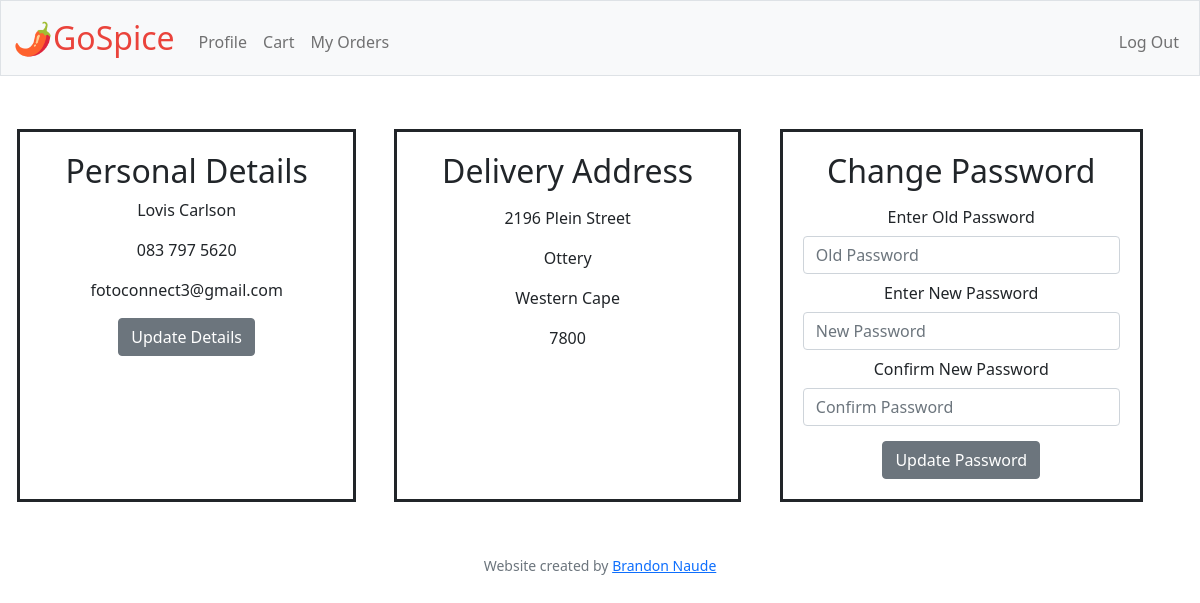
The page /profile (signed in) on the database its author committed.
### tables this page shows
CREATE TABLE 'client_info' ('user_id' INTEGER PRIMARY KEY NOT NULL, 'fullname' TEXT, 'building_no' TEXT, 'street_address' TEXT, 'city' TEXT, 'province' TEXT, 'postal_code' INTEGER, 'phone_number' NUMERIC);

CREATE TABLE users (id INTEGER PRIMARY KEY AUTOINCREMENT NOT NULL, username TEXT NOT NULL, hash TEXT NOT NULL, account_type INTEGER NOT NULL, credit_balance NUMERIC NOT NULL DEFAULT 0.00);

### app.py (the view)
@app.route("/profile", methods=["GET", "POST"])
@login_required
def profile():
    user = session["user_id"]
    user_exists = False
    if request.method == "POST":
        user_password = db.execute("SELECT hash FROM users WHERE id = ?", user)
        old_password = request.form.get("old_password")
        new_password = request.form.get("new_password")
        confirm_new_password = request.form.get("confirm_new_password")
        if not old_password:
            return render_template("apology.html", message="Please enter your old password")
        elif not new_password:
            return render_template("apology.html", message="must provide new password")
        elif not confirm_new_password:
            return render_template("apology.html",message="must provide confirm new password")
        if new_password != confirm_new_password:
            return render_template("apology.html", message="passwords do not match")
        elif not check_password_hash(user_password[0]["hash"], old_password):
            return render_template("apology.html", message="You entered an incorrect old password")
        else:
            db.execute("UPDATE users SET hash = ? WHERE id= ?", generate_password_hash(new_password), user)
        return redirect("/profile")
    else:
        clients_info = db.execute("SELECT * FROM client_info")
        for client in clients_info:
            if user == client["user_id"]:
                user_exists = True
        if user_exists:
            user_id = db.execute("SELECT username FROM users WHERE id=?", user)
            print(user_id)
            user_details = db.execute("SELECT fullname, building_no, street_address, city, province, postal_code, phone_number FROM client_info WHERE user_id=?", user)
            print(user_details)
            fullname = user_details[0]["fullname"]
            building_no = user_details[0]["building_no"]
            street_address = user_details[0]["street_address"]
            city =  user_details[0]["city"]
            province = user_details[0]["province"]
            postal_code = user_details[0]["postal_code"]
            phone_number = user_details[0]["phone_number"]
        else:
            return redirect("/update_profile")
        return render_template("profile.html", username = user_id[0]["username"], fullname=fullname, building_no=building_no, street_address=street_address, city=city, province=province, postal_code=postal_code, phone_number=phone_number)

### helpers.py (called while the page is built)
def login_required(f):
    @wraps(f)
    def decorated_function(*args, **kwargs):
        if session.get("user_id") is None:
            return redirect("/login")
        return f(*args, **kwargs)
    return decorated_function

### templates/profile.html (shortened to what this page needs)
{% extends "layout.html" %}
{% block main %}
    <div class="grid-container-profile">
        <div id="client">
            <h2>Personal Details</h2>
            <p>{{fullname}}</p>
            <p>{{phone_number}}</p>
            <p>{{username}}</p>
            <a href="/update_profile"><button class="btn btn-secondary">Update Details</button></a>
        </div>
        <div id="address">
            <h2>Delivery Address</h2>
            <p>{{street_address}}</p>
            <p>{{city}}</p>
            <p>{{province}}</p>
            <p>{{postal_code}}</p>
        </div>
        <div id="u-password">
            <h2>Change Password</h2>
            <form class="form-inline" action="/profile" method="post">
                <div>
                    <label for="old_password" class="col-form-label">Enter Old Password</label>
                    <input autocomplete="off" autofocus required class="form-control" id="old_password" name="old_password" placeholder="Old Password" type="password">
                    <label for="new_password" class="col-form-label">Enter New Password</label>
                    <input autocomplete="off" autofocus required class="form-control" id="new_password" name="new_password" placeholder="New Password" type="password">
                    <label for="confirm_password" class="col-form-label">Confirm New Password</label>
                    <input autocomplete="off" autofocus required class="form-control" id="confirm_new_password" name="confirm_new_password" placeholder="Confirm Password" type="password">
                </div>
                <button id="c-pass-btn" class="btn btn-secondary" type="submit">Update Password</button>
            </form>
        </div>
    </div>
{% endblock %}

### static/styles.css (style rules this page uses)
#client, #address, #u-password { border: solid; width: 90%; padding: 20px; }
.grid-container-profile { display: grid; grid-template-columns: auto auto auto; padding: 5px; }
#c-pass-btn { margin-top: 15px; }

### rows shown on the page
client_info: fullname "Lovis Carlson", phone_number "083 797 5620", street_address "2196 Plein Street", city "Ottery", province "Western Cape", postal_code "7800"
users: username "fotoconnect3@gmail.com"
